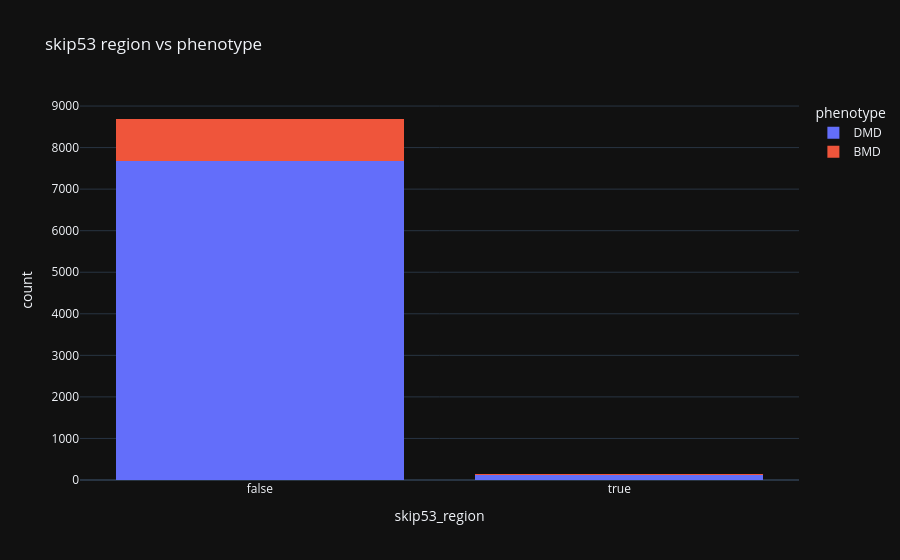

Write notebook code for a chart like this one.
### Markdown cell above
## 3. 📊 skip53 vs phenotype

### Code cell
tmp = d[['skip53_region', 'phenotype']].dropna()
fig = px.histogram(tmp, x='skip53_region', color='phenotype', barmode='stack', title='skip53 region vs phenotype')
fig.show()

### Figure 1 — Plotly figure (JSON) as saved in the notebook; plotly's stock layout.template omitted (floating-point values rounded to 4 significant figures; data arrays with more than 128 entries replaced by an {"elided": "..."} marker saying what was removed)
{"data": [{"bingroup": "x", "hovertemplate": "phenotype=DMD<br>skip53_region=%{x}<br>count=%{y}<extra></extra>", "legendgroup": "DMD", "marker": {"color": "#636efa", "pattern": {"shape": ""}}, "name": "DMD", "orientation": "v", "showlegend": true, "x": {"elided": "7807 bool values"}, "xaxis": "x", "yaxis": "y", "type": "histogram"}, {"bingroup": "x", "hovertemplate": "phenotype=BMD<br>skip53_region=%{x}<br>count=%{y}<extra></extra>", "legendgroup": "BMD", "marker": {"color": "#EF553B", "pattern": {"shape": ""}}, "name": "BMD", "orientation": "v", "showlegend": true, "x": {"elided": "1023 bool values"}, "xaxis": "x", "yaxis": "y", "type": "histogram"}], "layout": {"xaxis": {"anchor": "y", "domain": [0.0, 1.0], "title": {"text": "skip53_region"}}, "yaxis": {"anchor": "x", "domain": [0.0, 1.0], "title": {"text": "count"}}, "legend": {"title": {"text": "phenotype"}, "tracegroupgap": 0}, "title": {"text": "skip53 region vs phenotype"}, "barmode": "stack"}}
